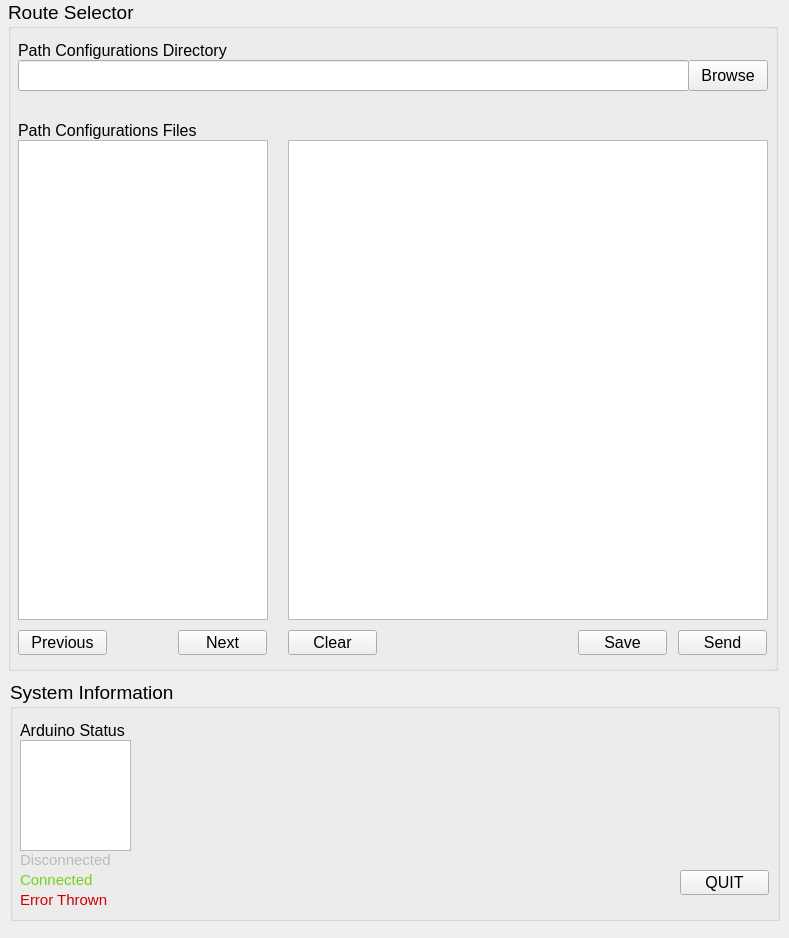
<?xml version="1.0" encoding="UTF-8"?>
<ui version="4.0">
 <class>Form</class>
 <widget class="QWidget" name="Form">
  <property name="enabled">
   <bool>true</bool>
  </property>
  <property name="geometry">
   <rect>
    <x>0</x>
    <y>0</y>
    <width>789</width>
    <height>938</height>
   </rect>
  </property>
  <property name="windowTitle">
   <string>Form</string>
  </property>
  <widget class="QGroupBox" name="selectorGroupBox">
   <property name="geometry">
    <rect>
     <x>8</x>
     <y>0</y>
     <width>770</width>
     <height>671</height>
    </rect>
   </property>
   <property name="font">
    <font>
     <pointsize>14</pointsize>
    </font>
   </property>
   <property name="title">
    <string>Route Selector</string>
   </property>
   <widget class="QLineEdit" name="fileDirEdit">
    <property name="geometry">
     <rect>
      <x>10</x>
      <y>60</y>
      <width>671</width>
      <height>31</height>
     </rect>
    </property>
    <property name="font">
     <font>
      <pointsize>10</pointsize>
     </font>
    </property>
   </widget>
   <widget class="QLabel" name="selectorLabel_1">
    <property name="geometry">
     <rect>
      <x>10</x>
      <y>40</y>
      <width>221</width>
      <height>21</height>
     </rect>
    </property>
    <property name="font">
     <font>
      <pointsize>12</pointsize>
     </font>
    </property>
    <property name="text">
     <string>Path Configurations Directory</string>
    </property>
   </widget>
   <widget class="QPushButton" name="fileBrowseBtn">
    <property name="geometry">
     <rect>
      <x>680</x>
      <y>60</y>
      <width>80</width>
      <height>31</height>
     </rect>
    </property>
    <property name="font">
     <font>
      <pointsize>12</pointsize>
     </font>
    </property>
    <property name="text">
     <string>Browse</string>
    </property>
   </widget>
   <widget class="QPushButton" name="filePreviousBtn">
    <property name="geometry">
     <rect>
      <x>10</x>
      <y>630</y>
      <width>89</width>
      <height>25</height>
     </rect>
    </property>
    <property name="font">
     <font>
      <pointsize>12</pointsize>
     </font>
    </property>
    <property name="text">
     <string>Previous</string>
    </property>
   </widget>
   <widget class="QPushButton" name="fileNextBtn">
    <property name="geometry">
     <rect>
      <x>170</x>
      <y>630</y>
      <width>89</width>
      <height>25</height>
     </rect>
    </property>
    <property name="font">
     <font>
      <pointsize>12</pointsize>
     </font>
    </property>
    <property name="text">
     <string>Next</string>
    </property>
   </widget>
   <widget class="QListWidget" name="fileListWidget">
    <property name="geometry">
     <rect>
      <x>10</x>
      <y>140</y>
      <width>250</width>
      <height>480</height>
     </rect>
    </property>
    <property name="font">
     <font>
      <pointsize>12</pointsize>
     </font>
    </property>
   </widget>
   <widget class="QPushButton" name="plotClearBtn">
    <property name="geometry">
     <rect>
      <x>280</x>
      <y>630</y>
      <width>89</width>
      <height>25</height>
     </rect>
    </property>
    <property name="font">
     <font>
      <pointsize>12</pointsize>
     </font>
    </property>
    <property name="text">
     <string>Clear</string>
    </property>
   </widget>
   <widget class="QPushButton" name="plotSendBtn">
    <property name="geometry">
     <rect>
      <x>670</x>
      <y>630</y>
      <width>89</width>
      <height>25</height>
     </rect>
    </property>
    <property name="font">
     <font>
      <pointsize>12</pointsize>
     </font>
    </property>
    <property name="text">
     <string>Send</string>
    </property>
   </widget>
   <widget class="QPushButton" name="plotSaveBtn">
    <property name="geometry">
     <rect>
      <x>570</x>
      <y>630</y>
      <width>89</width>
      <height>25</height>
     </rect>
    </property>
    <property name="font">
     <font>
      <pointsize>12</pointsize>
     </font>
    </property>
    <property name="text">
     <string>Save</string>
    </property>
   </widget>
   <widget class="QLabel" name="selectorLabel_2">
    <property name="geometry">
     <rect>
      <x>10</x>
      <y>120</y>
      <width>181</width>
      <height>21</height>
     </rect>
    </property>
    <property name="font">
     <font>
      <pointsize>12</pointsize>
     </font>
    </property>
    <property name="text">
     <string>Path Configurations Files</string>
    </property>
   </widget>
   <widget class="QGraphicsView" name="plotMazeView">
    <property name="geometry">
     <rect>
      <x>280</x>
      <y>140</y>
      <width>480</width>
      <height>480</height>
     </rect>
    </property>
   </widget>
  </widget>
  <widget class="QGroupBox" name="systemGroupBox">
   <property name="geometry">
    <rect>
     <x>10</x>
     <y>680</y>
     <width>770</width>
     <height>241</height>
    </rect>
   </property>
   <property name="font">
    <font>
     <pointsize>14</pointsize>
    </font>
   </property>
   <property name="title">
    <string>System Information</string>
   </property>
   <widget class="QListWidget" name="ardListWidget">
    <property name="geometry">
     <rect>
      <x>10</x>
      <y>60</y>
      <width>111</width>
      <height>111</height>
     </rect>
    </property>
    <property name="font">
     <font>
      <pointsize>13</pointsize>
     </font>
    </property>
   </widget>
   <widget class="QLabel" name="sysLabel_1">
    <property name="geometry">
     <rect>
      <x>10</x>
      <y>40</y>
      <width>141</width>
      <height>21</height>
     </rect>
    </property>
    <property name="font">
     <font>
      <pointsize>12</pointsize>
     </font>
    </property>
    <property name="text">
     <string>Arduino Status</string>
    </property>
   </widget>
   <widget class="QLabel" name="ardLabel_1">
    <property name="geometry">
     <rect>
      <x>10</x>
      <y>170</y>
      <width>101</width>
      <height>21</height>
     </rect>
    </property>
    <property name="font">
     <font>
      <pointsize>11</pointsize>
     </font>
    </property>
    <property name="text">
     <string>&lt;html&gt;&lt;head/&gt;&lt;body&gt;&lt;p&gt;&lt;span style=&quot; color:#babdb6;&quot;&gt;Disconnected&lt;/span&gt;&lt;/p&gt;&lt;/body&gt;&lt;/html&gt;</string>
    </property>
   </widget>
   <widget class="QLabel" name="ardLabel_2">
    <property name="geometry">
     <rect>
      <x>10</x>
      <y>190</y>
      <width>101</width>
      <height>21</height>
     </rect>
    </property>
    <property name="font">
     <font>
      <pointsize>11</pointsize>
     </font>
    </property>
    <property name="text">
     <string>&lt;html&gt;&lt;head/&gt;&lt;body&gt;&lt;p&gt;&lt;span style=&quot; color:#73d216;&quot;&gt;Connected&lt;/span&gt;&lt;/p&gt;&lt;/body&gt;&lt;/html&gt;</string>
    </property>
   </widget>
   <widget class="QLabel" name="ardLabel_3">
    <property name="geometry">
     <rect>
      <x>10</x>
      <y>210</y>
      <width>101</width>
      <height>21</height>
     </rect>
    </property>
    <property name="font">
     <font>
      <pointsize>11</pointsize>
     </font>
    </property>
    <property name="text">
     <string>&lt;html&gt;&lt;head/&gt;&lt;body&gt;&lt;p&gt;&lt;span style=&quot; color:#cc0000;&quot;&gt;Error Thrown&lt;/span&gt;&lt;/p&gt;&lt;/body&gt;&lt;/html&gt;</string>
    </property>
   </widget>
   <widget class="QPushButton" name="sysQuiteBtn">
    <property name="geometry">
     <rect>
      <x>670</x>
      <y>190</y>
      <width>89</width>
      <height>25</height>
     </rect>
    </property>
    <property name="font">
     <font>
      <pointsize>12</pointsize>
     </font>
    </property>
    <property name="text">
     <string>QUIT</string>
    </property>
   </widget>
  </widget>
 </widget>
 <resources/>
 <connections/>
</ui>
